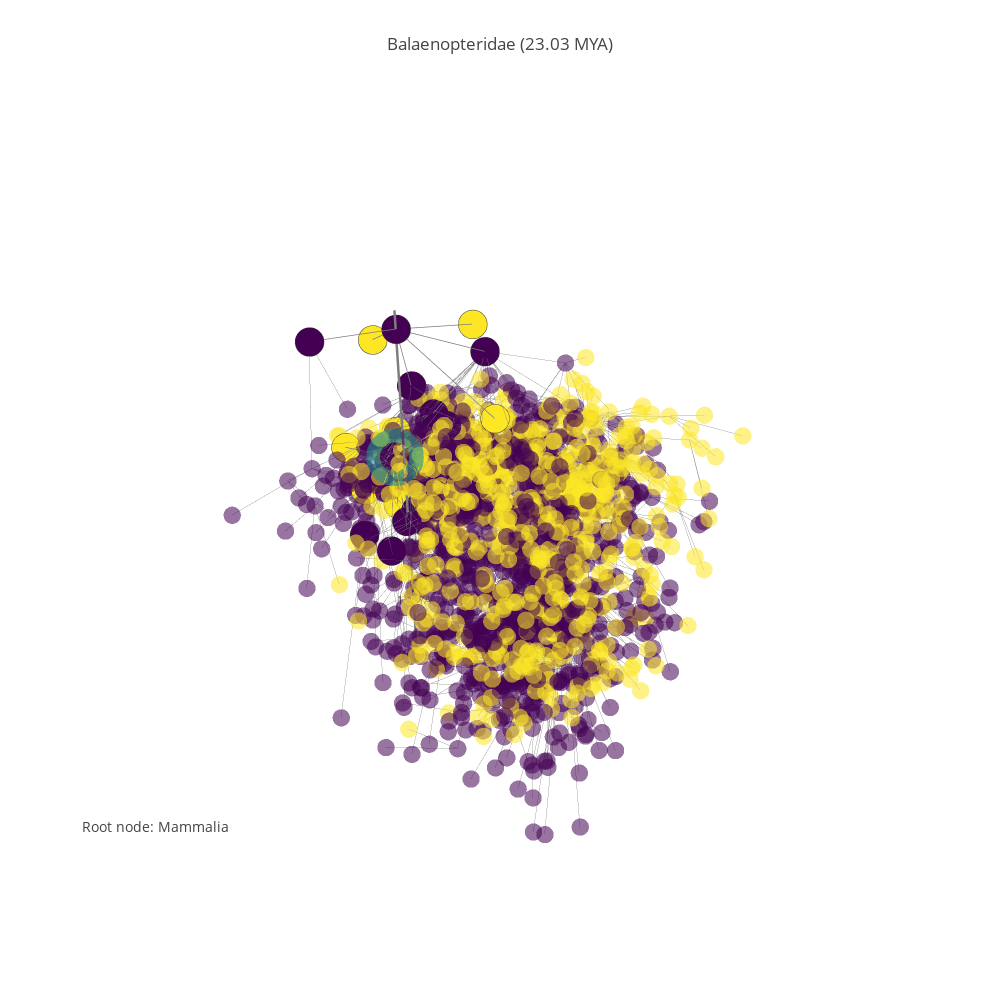

Notebook source saved alongside this figure:
### Code cell
#focus_node = 16024 # whales
#focus_node = 16299 # Catarhinni
pgp.refocus(16032)

### Figure 1 — Plotly figure (JSON) as saved in the notebook; plotly's stock layout.template omitted (floating-point values rounded to 4 significant figures; data arrays with more than 128 entries replaced by an {"elided": "..."} marker saying what was removed)
{"data": [{"hoverinfo": "none", "line": {"color": "rgb(125,125,125)", "width": 5}, "mode": "lines", "type": "scatter3d", "uid": "86aeb49e-c926-11e8-969f-f45c89a09993", "x": [-3.531, -3.531, null], "y": [0.6936, 0.6936, null], "z": [5.671, 0, null]}, {"mode": "text", "text": ["1 MYA", "5 MYA", "20 MYA", "50 MYA", "150 MYA"], "type": "scatter3d", "uid": "86aeb630-c926-11e8-bf5c-f45c89a09993", "x": [-3.531, -3.531, -3.531], "y": [0.6936, 0.6936, 0.6936], "z": [0.6931, 1.792, 3.045, 3.932, 5.017]}, {"hoverinfo": "none", "line": {"color": "rgb(125,125,125)", "width": 1}, "mode": "lines", "opacity": 0.65, "type": "scatter3d", "uid": "86aeb722-c926-11e8-a088-f45c89a09993", "x": {"elided": "5064 float values"}, "y": {"elided": "5064 float values"}, "z": {"elided": "5064 float values"}}, {"hoverinfo": "text", "marker": {"color": {"elided": "1688 int values"}, "colorscale": "Viridis", "opacity": 0.55, "size": 6, "symbol": "circle"}, "mode": "markers", "name": "actors", "text": {"elided": "1688 str values"}, "textfont": {"color": "#ff7f0e", "family": "sans serif", "size": 18}, "type": "scatter3d", "uid": "86aeb7f4-c926-11e8-b2aa-f45c89a09993", "x": {"elided": "1688 float values"}, "y": {"elided": "1688 float values"}, "z": {"elided": "1688 float values"}}, {"hoverinfo": "none", "line": {"color": "rgb(125,125,125)", "width": 1.5}, "mode": "lines", "opacity": 1, "type": "scatter3d", "uid": "86aeb8ba-c926-11e8-ad79-f45c89a09993", "x": [-3.531, -3.531, null, -3.348, -3.531, null, -2.637, -3.531, null, -4.47, -3.531, null, -4.161, -3.531, null, -4.323, -3.531, null, -4.349, -3.531, null, -4.094, -4.349, null, -4.185, -4.094, null, -3.8, -4.185, null, -3.611, -3.8, null, -3.656, -3.8, null, -4.367, -3.8, null, -2.878, -3.8, null, -4.498, -3.8, null, -2.844, -3.8, null, -3.74, -3.8, null, -3.549, -3.8, null, -3.882, -3.8, null, -3.467, -3.8, null, -4.689, -3.8, null, -4.44, -3.8, null], "y": [0.6936, 0.6936, null, 0.4389, 0.6936, null, 0.1032, 0.6936, null, 1.085, 0.6936, null, 0.1585, 0.6936, null, 1.633, 0.6936, null, 1.431, 0.6936, null, 0.6824, 1.431, null, 0.8313, 0.6824, null, 0.1262, 0.8313, null, -0.7694, 0.1262, null, 0.3206, 0.1262, null, 1.045, 0.1262, null, 1.102, 0.1262, null, 0.6716, 0.1262, null, 0.563, 0.1262, null, 0.6143, 0.1262, null, -0.2918, 0.1262, null, -0.3171, 0.1262, null, 0.7306, 0.1262, null, 0.146, 0.1262, null, -0.6015, 0.1262, null], "z": [5.421, 5.421, null, 5.252, 5.421, null, 5.352, 5.421, null, 5.31, 5.421, null, 4.19, 5.421, null, 4.205, 5.421, null, 5.088, 5.421, null, 3.989, 5.088, null, 3.829, 3.989, null, 3.179, 3.829, null, 3.025, 3.179, null, 2.526, 3.179, null, 2.526, 3.179, null, 2.526, 3.179, null, 2.526, 3.179, null, 2.526, 3.179, null, 2.526, 3.179, null, 2.526, 3.179, null, 2.526, 3.179, null, 2.526, 3.179, null, 3.025, 3.179, null, 3.025, 3.179, null]}, {"hoverinfo": "text", "marker": {"color": [0, 2, 0, 2, 0, 2, 0, 0, 0, 0, 2, 2, 0, 0, 0, 0, 0, 2, 2, 0, 2, 2, 0, 2], "colorscale": "Viridis", "line": {"color": "rgb(50,50,50)", "width": 0.5}, "size": 10, "symbol": "circle"}, "mode": "markers", "name": "actors", "text": ["<a href=\"https://en.wikipedia.org/wiki/Mammalia\">Mammalia -- 15040 (225.0 MYA)</a>", "<a href=\"https://en.wikipedia.org/wiki/Triconodonts\">Triconodonts -- 15989 (190.0 MYA)</a>", "<a href=\"https://en.wikipedia.org/wiki/Monotremata\">Monotremata -- 15991 (210.0 MYA)</a>", "<a href=\"https://en.wikipedia.org/wiki/Multituberculata\">Multituberculata -- 15992 (201.3 MYA)</a>", "<a href=\"https://en.wikipedia.org/wiki/Marsupialia\">Marsupialia -- 15994 (65.0 MYA)</a>", "<a href=\"https://en.wikipedia.org/wiki/Palaeoryctoids\">Palaeoryctoids -- 15996 (66.0 MYA)</a>", "<a href=\"https://en.wikipedia.org/wiki/Eutheria\">Eutheria -- 15997 (161.0 MYA)</a>", "<a href=\"https://en.wikipedia.org/wiki/Cetacea\">Cetacea -- 15977 (53.0 MYA)</a>", "<a href=\"https://en.wikipedia.org/wiki/Mysticeti\">Mysticeti -- 16024 (45.0 MYA)</a>", "<a href=\"https://en.wikipedia.org/wiki/Balaenopteridae\">Balaenopteridae -- 16032 (23.03 MYA)</a>", "<a href=\"https://en.wikipedia.org/wiki/Notiocetus\">Notiocetus -- 16045 (19.6 MYA)</a>", "<a href=\"https://en.wikipedia.org/wiki/Palaeocetus\">Palaeocetus -- 16046 (11.5 MYA)</a>", "<a href=\"https://en.wikipedia.org/wiki/Balaenoptera musculus\">Balaenoptera musculus -- 16047 (11.5 MYA)</a>", "<a href=\"https://en.wikipedia.org/wiki/Balaenoptera physalus\">Balaenoptera physalus -- 16048 (11.5 MYA)</a>", "<a href=\"https://en.wikipedia.org/wiki/Balaenoptera borealis\">Balaenoptera borealis -- 16049 (11.5 MYA)</a>", "<a href=\"https://en.wikipedia.org/wiki/Balaenoptera edeni\">Balaenoptera edeni -- 16050 (11.5 MYA)</a>", "<a href=\"https://en.wikipedia.org/wiki/Balaenoptera acutorostrata\">Balaenoptera acutorostrata -- 16051 (11.5 MYA)</a>", "<a href=\"https://en.wikipedia.org/wiki/Plesiocetus\">Plesiocetus -- 16052 (11.5 MYA)</a>", "<a href=\"https://en.wikipedia.org/wiki/Idiocetus\">Idiocetus -- 16053 (11.5 MYA)</a>", "<a href=\"https://en.wikipedia.org/wiki/Megaptera novaeangliae\">Megaptera novaeangliae -- 16054 (11.5 MYA)</a>", "<a href=\"https://en.wikipedia.org/wiki/Megapteropsis\">Megapteropsis -- 16055 (19.6 MYA)</a>", "<a href=\"https://en.wikipedia.org/wiki/Burtinopsis\">Burtinopsis -- 16056 (19.6 MYA)</a>"], "type": "scatter3d", "uid": "86aeb980-c926-11e8-ae77-f45c89a09993", "x": [-3.531, -3.348, -2.637, -4.47, -4.161, -4.323, -4.349, -4.094, -4.185, -3.8, -3.611, -3.656, -4.367, -2.878, -4.498, -2.844, -3.74, -3.549, -3.882, -3.467, -4.689, -4.44], "y": [0.6936, 0.4389, 0.1032, 1.085, 0.1585, 1.633, 1.431, 0.6824, 0.8313, 0.1262, -0.7694, 0.3206, 1.045, 1.102, 0.6716, 0.563, 0.6143, -0.2918, -0.3171, 0.7306, 0.146, -0.6015], "z": [5.421, 5.252, 5.352, 5.31, 4.19, 4.205, 5.088, 3.989, 3.829, 3.179, 3.025, 2.526, 2.526, 2.526, 2.526, 2.526, 2.526, 2.526, 2.526, 2.526, 3.025, 3.025]}, {"hoverinfo": "text", "marker": {"color": [1], "colorscale": "Viridis", "opacity": 0.6, "size": 20, "symbol": "circle"}, "mode": "markers", "name": "actors", "text": ["<a href=\"https://en.wikipedia.org/wiki/Mammalia\">Mammalia -- 15040 (225.0 MYA)</a>", "<a href=\"https://en.wikipedia.org/wiki/Triconodonts\">Triconodonts -- 15989 (190.0 MYA)</a>", "<a href=\"https://en.wikipedia.org/wiki/Monotremata\">Monotremata -- 15991 (210.0 MYA)</a>", "<a href=\"https://en.wikipedia.org/wiki/Multituberculata\">Multituberculata -- 15992 (201.3 MYA)</a>", "<a href=\"https://en.wikipedia.org/wiki/Marsupialia\">Marsupialia -- 15994 (65.0 MYA)</a>", "<a href=\"https://en.wikipedia.org/wiki/Palaeoryctoids\">Palaeoryctoids -- 15996 (66.0 MYA)</a>", "<a href=\"https://en.wikipedia.org/wiki/Eutheria\">Eutheria -- 15997 (161.0 MYA)</a>", "<a href=\"https://en.wikipedia.org/wiki/Cetacea\">Cetacea -- 15977 (53.0 MYA)</a>", "<a href=\"https://en.wikipedia.org/wiki/Mysticeti\">Mysticeti -- 16024 (45.0 MYA)</a>", "<a href=\"https://en.wikipedia.org/wiki/Balaenopteridae\">Balaenopteridae -- 16032 (23.03 MYA)</a>", "<a href=\"https://en.wikipedia.org/wiki/Notiocetus\">Notiocetus -- 16045 (19.6 MYA)</a>", "<a href=\"https://en.wikipedia.org/wiki/Palaeocetus\">Palaeocetus -- 16046 (11.5 MYA)</a>", "<a href=\"https://en.wikipedia.org/wiki/Balaenoptera musculus\">Balaenoptera musculus -- 16047 (11.5 MYA)</a>", "<a href=\"https://en.wikipedia.org/wiki/Balaenoptera physalus\">Balaenoptera physalus -- 16048 (11.5 MYA)</a>", "<a href=\"https://en.wikipedia.org/wiki/Balaenoptera borealis\">Balaenoptera borealis -- 16049 (11.5 MYA)</a>", "<a href=\"https://en.wikipedia.org/wiki/Balaenoptera edeni\">Balaenoptera edeni -- 16050 (11.5 MYA)</a>", "<a href=\"https://en.wikipedia.org/wiki/Balaenoptera acutorostrata\">Balaenoptera acutorostrata -- 16051 (11.5 MYA)</a>", "<a href=\"https://en.wikipedia.org/wiki/Plesiocetus\">Plesiocetus -- 16052 (11.5 MYA)</a>", "<a href=\"https://en.wikipedia.org/wiki/Idiocetus\">Idiocetus -- 16053 (11.5 MYA)</a>", "<a href=\"https://en.wikipedia.org/wiki/Megaptera novaeangliae\">Megaptera novaeangliae -- 16054 (11.5 MYA)</a>", "<a href=\"https://en.wikipedia.org/wiki/Megapteropsis\">Megapteropsis -- 16055 (19.6 MYA)</a>", "<a href=\"https://en.wikipedia.org/wiki/Burtinopsis\">Burtinopsis -- 16056 (19.6 MYA)</a>"], "type": "scatter3d", "uid": "86aeba40-c926-11e8-b4d5-f45c89a09993", "x": [-3.8], "y": [0.1262], "z": [3.179]}], "layout": {"annotations": [{"font": {"size": 14}, "showarrow": false, "text": "Root node: Mammalia", "x": 0, "xanchor": "left", "xref": "paper", "y": 0.1, "yanchor": "bottom", "yref": "paper"}], "height": 1000, "hovermode": "closest", "margin": {"t": 100}, "scene": {"xaxis": {"showbackground": false, "showgrid": false, "showline": false, "showticklabels": false, "title": "", "zeroline": false}, "yaxis": {"showbackground": false, "showgrid": false, "showline": false, "showticklabels": false, "title": "", "zeroline": false}, "zaxis": {"showbackground": false, "showgrid": false, "showline": false, "showticklabels": false, "title": "", "zeroline": false}}, "showlegend": false, "title": "<a href=\"https://en.wikipedia.org/wiki/Balaenopteridae\">Balaenopteridae</a> (23.03 MYA)", "width": 1000}}
